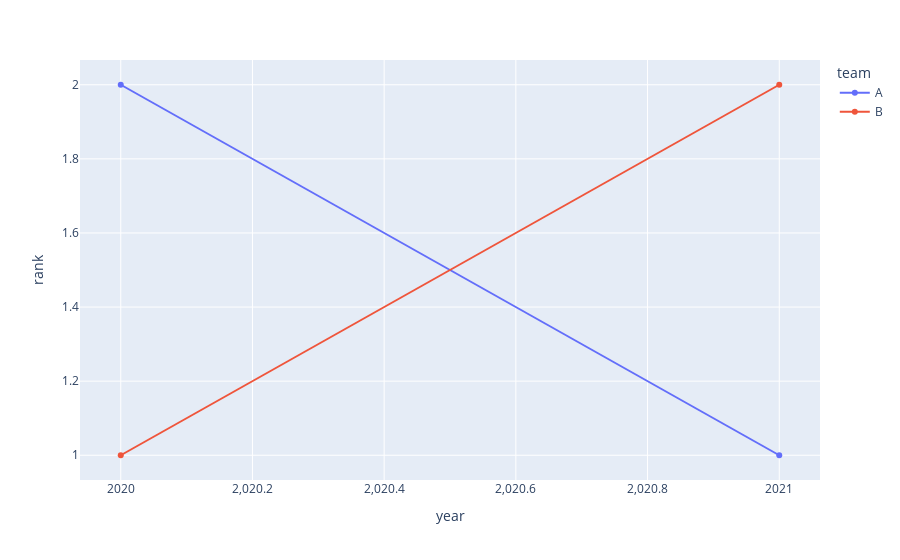

The cell this chart's notebook holds for it:
### Markdown cell above
### 9. Bump Charts for Ranking Over Time
If the plot looks like spaghetti, you’re doing it wrong.

### Code cell
import pandas as pd
import plotly.express as px

df = pd.DataFrame({
    'year': [2020, 2020, 2021, 2021],
    'team': ['A', 'B', 'A', 'B'],
    'rank': [2, 1, 1, 2]
})
px.line(df, x='year', y='rank', color='team', markers=True).show()

### Figure 1 — Plotly figure (JSON) as saved in the notebook; plotly's stock layout.template omitted (floating-point values rounded to 4 significant figures)
{"data": [{"hovertemplate": "team=A<br>year=%{x}<br>rank=%{y}<extra></extra>", "legendgroup": "A", "line": {"color": "#636efa", "dash": "solid"}, "marker": {"symbol": "circle"}, "mode": "lines+markers", "name": "A", "orientation": "v", "showlegend": true, "type": "scatter", "x": [2020, 2021], "xaxis": "x", "y": [2, 1], "yaxis": "y"}, {"hovertemplate": "team=B<br>year=%{x}<br>rank=%{y}<extra></extra>", "legendgroup": "B", "line": {"color": "#EF553B", "dash": "solid"}, "marker": {"symbol": "circle"}, "mode": "lines+markers", "name": "B", "orientation": "v", "showlegend": true, "type": "scatter", "x": [2020, 2021], "xaxis": "x", "y": [1, 2], "yaxis": "y"}], "layout": {"legend": {"title": {"text": "team"}, "tracegroupgap": 0}, "margin": {"t": 60}, "xaxis": {"anchor": "y", "domain": [0, 1], "title": {"text": "year"}}, "yaxis": {"anchor": "x", "domain": [0, 1], "title": {"text": "rank"}}}}
